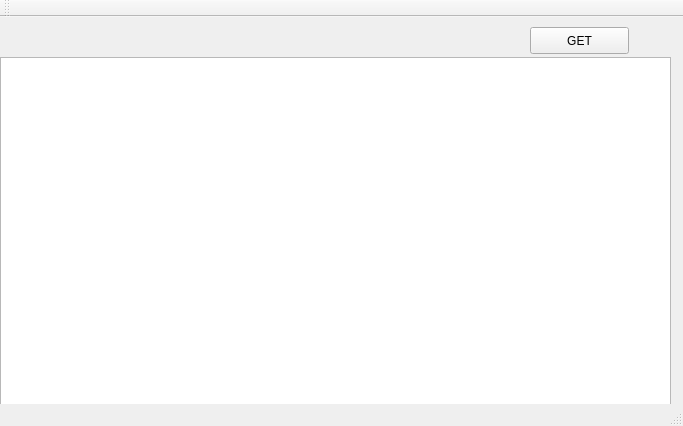
<?xml version="1.0" encoding="UTF-8"?>
<ui version="4.0">
 <class>MainWindow</class>
 <widget class="QMainWindow" name="MainWindow">
  <property name="geometry">
   <rect>
    <x>0</x>
    <y>0</y>
    <width>683</width>
    <height>426</height>
   </rect>
  </property>
  <property name="windowTitle">
   <string>MainWindow</string>
  </property>
  <widget class="QWidget" name="centralWidget">
   <widget class="QTextBrowser" name="textBrowser">
    <property name="geometry">
     <rect>
      <x>0</x>
      <y>40</y>
      <width>671</width>
      <height>391</height>
     </rect>
    </property>
   </widget>
   <widget class="QPushButton" name="pushButton">
    <property name="geometry">
     <rect>
      <x>530</x>
      <y>10</y>
      <width>99</width>
      <height>27</height>
     </rect>
    </property>
    <property name="text">
     <string>GET</string>
    </property>
   </widget>
  </widget>
  <widget class="QMenuBar" name="menuBar">
   <property name="geometry">
    <rect>
     <x>0</x>
     <y>0</y>
     <width>683</width>
     <height>25</height>
    </rect>
   </property>
  </widget>
  <widget class="QToolBar" name="mainToolBar">
   <attribute name="toolBarArea">
    <enum>TopToolBarArea</enum>
   </attribute>
   <attribute name="toolBarBreak">
    <bool>false</bool>
   </attribute>
  </widget>
  <widget class="QStatusBar" name="statusBar"/>
 </widget>
 <layoutdefault spacing="6" margin="11"/>
 <resources/>
 <connections/>
</ui>
